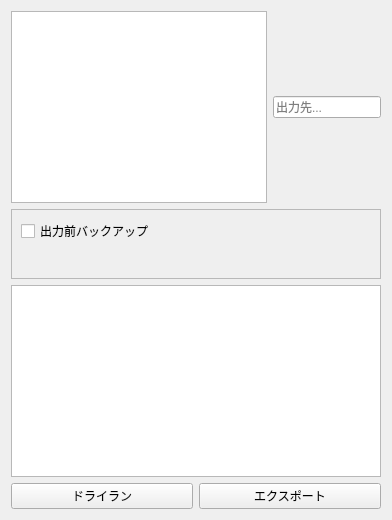
<?xml version="1.0" encoding="UTF-8"?>
<ui version="4.0">
 <class>ExportWorkspace</class>
 <widget class="QWidget" name="exportWorkspace"><layout class="QVBoxLayout" name="verticalLayout_export"><item><layout class="QHBoxLayout" name="horizontalLayout_exportTarget"><item><widget class="QListView" name="exportTargetList"/></item><item><widget class="QLineEdit" name="exportPathEdit"><property name="placeholderText"><string>出力先...</string></property></widget></item></layout></item><item><widget class="QScrollArea" name="exportOptionScrollArea"><property name="widgetResizable"><bool>true</bool></property><widget class="QWidget" name="exportOptionContainer"><layout class="QFormLayout" name="formLayout_exportOptions"><item row="0" column="0"><widget class="QCheckBox" name="exportBackupCheckBox"><property name="text"><string>出力前バックアップ</string></property></widget></item></layout></widget></widget></item><item><widget class="QTextEdit" name="exportDiffView"><property name="readOnly"><bool>true</bool></property></widget></item><item><layout class="QHBoxLayout" name="horizontalLayout_exportButtons"><item><widget class="QPushButton" name="exportDryRunButton"><property name="text"><string>ドライラン</string></property></widget></item><item><widget class="QPushButton" name="exportRunButton"><property name="text"><string>エクスポート</string></property></widget></item></layout></item></layout></widget>
 <resources/>
 <connections/>
</ui>
